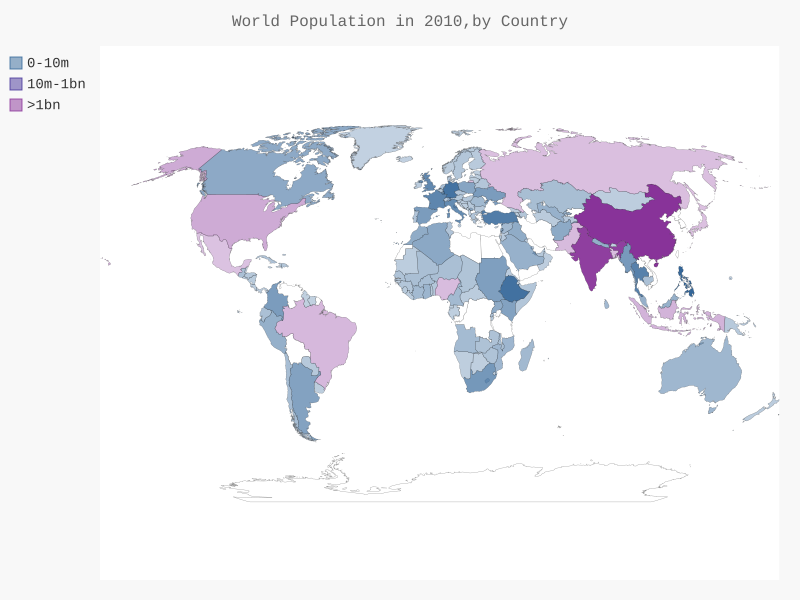

Here is the Python script that generated this plot:
import json

from country_codes import get_country_code
from pygal_maps_world.maps import World
from pygal.style import LightColorizedStyle as LCS,RotateStyle as RS
# from pygal.style import 

filename = 'population_data.json'
with open(filename) as f:
    pop_data= json.load(f)

cc_populations = {}
#打印每个国家2010年人口数量
for pop_dict in pop_data:
    if pop_dict['Year'] == '2010':
        country_name = pop_dict['Country Name']
        population = int(float(pop_dict['Value']))
        code =get_country_code(country_name)
        if code:
            cc_populations[code] = population
        else:
            print("ERROR - " +country_name)

cc_pops_1,cc_pops_2,cc_pops_3 = {},{},{}
for cc,pop in cc_populations.items():
    if pop<100000000:
        cc_pops_1[cc] = pop
    elif pop <100000000:
        cc_pops_2[cc] = pop
    else:
        cc_pops_3[cc] = pop
wm_style = RS('#336699',base_style=LCS)
wm = World(style = wm_style)
wm.title = "World Population in 2010,by Country"
wm.add('0-10m',cc_pops_1)
wm.add('10m-1bn',cc_pops_2)
wm.add('>1bn',cc_pops_3)

wm.render_to_file('world_population.svg')
